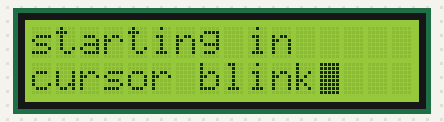
Bench run of a sketch on a simulated Arduino Uno, built with avr-gcc and run on an emulated ATmega328P. On the bench: 16×2 character LCD.

Above: at 0.1 s.
At 2.1 s:
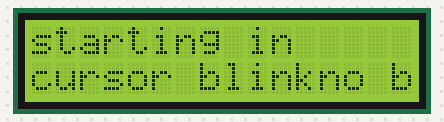
At 8.6 s:
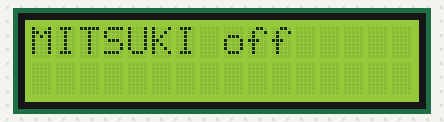
At 14.1 s:
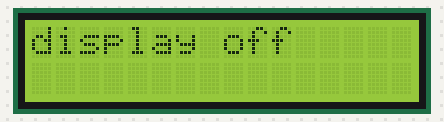
At 20.1 s:
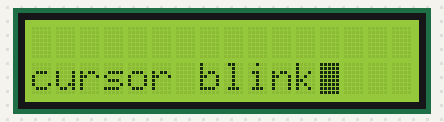
At 32.2 s:
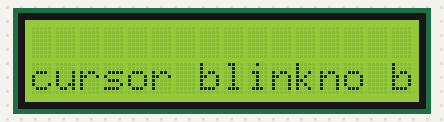

Measured:
- what the display in image 1 shows lasts 2.0 s, from 2.1 s to 4.1 s
- what the display in image 2 shows lasts 0.5 s, from 8.6 s to 9.1 s
- what the display in image 3 shows lasts 1.0 s, from 14.1 s to 15.1 s

The sketch:

blink.lcd.ino
```cpp
#include <LiquidCrystal.h>
LiquidCrystal thearalcd(8,9,4,5,6,7);

void setup() {
  // put your setup code here, to run once:
thearalcd.begin(16,2);
//thearalcd.setCursor(3,0);
//thearalcd.print("I miss you ");
//thearalcd.setCursor(4,1);
//thearalcd.print("MITSUKI");
thearalcd.print("starting in ");

}

void loop() {
  // put your main code here, to run repeatedly:
thearalcd.setCursor(0,1);
thearalcd.print("cursor blink");
thearalcd.blink();
delay(2000);
thearalcd.noBlink();
thearalcd.print("no blink");
delay(2000);
thearalcd.clear();
thearalcd.print("display off");
delay(1000);
thearalcd.noDisplay();
delay(2000);
thearalcd.display();
thearalcd.setCursor(0,0);
thearalcd.print("MITSUKI");
displayBlink(2,250);
displayBlink(2,500);
thearalcd.clear();
}
void displayBlink(int blinks, int duration){
  while(blinks--){
    thearalcd.noDisplay();
    delay(duration);
    thearalcd.display();
    delay(duration);
  }
}
```
